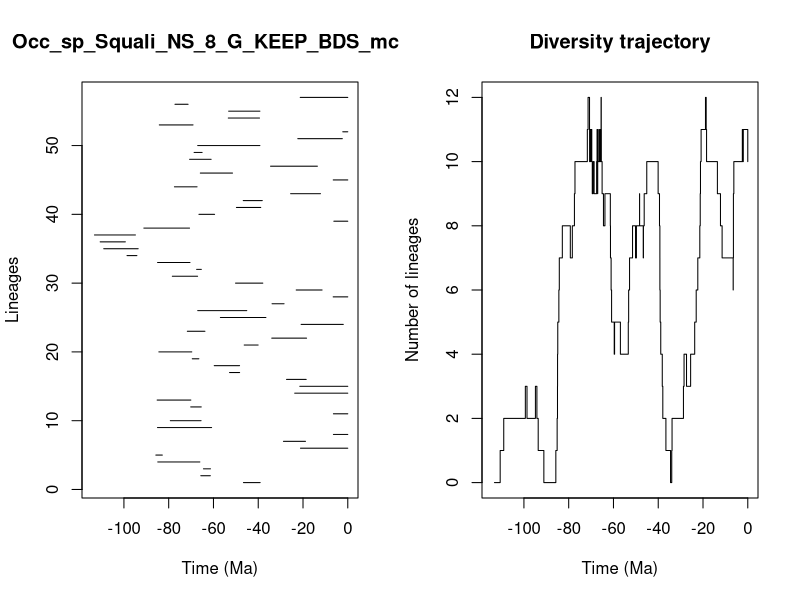

Source code (R):


pdf(file='../Results/Species_NS/5_MA_bins_EP/pyrate_mcmc_logs/Occ_sp_Squali_NS_8_G_KEEP_BDS_mcmc_LTT.pdf',width=0.6*20, height=0.6*10)
title = "Occ_sp_Squali_NS_8_G_KEEP_BDS_mcmc"
ts=c(46.606180396103674, 65.65575101234712,64.46984306417447,84.88015843822828,85.74342720960466,21.130616800560247,28.738077947799955,6.41632399517227,85.00347248421,79.27412214133838,6.417205178249776,70.16589360616588,85.16048428758779,23.713032907966863,21.4282318102384,27.365316476183057,52.81258868978488,59.661135876123126,69.46866305928945,84.39210319956395,46.274141023504406,33.96281542854242,71.67404933563144,20.84990805408309,56.90472087311563,67.03531536496322,33.82591757809044,6.528057004613399,23.040437457134516,50.140957049313165,78.37891592294203,67.52069579651985,84.97351710352514,98.62442901287508,109.01591733955716,110.60622908210755,113.1598586182912,91.09641003151499,6.227620501330951,66.48798462768653,49.74489284550432,46.700528627548266,25.530928052677986,77.43763711061034,6.49965285227275,65.86940901799102,34.503019407858936,70.66048835042011,68.6466318890822,67.04280532547601,22.32499255520347,2.2383147173286013,84.19481479639234,53.38125941788133,53.21605166284348,77.19461297687693,21.242569269087642)
te=c(39.14279792095314, 61.3996777617192,61.3360290555564,66.08496969890551,82.84478861388125,0.0,18.89430817477592,0.0,60.83608777076103,65.54042464723999,0.0,65.4448770583415,70.10451308343023,0.0,0.0,18.581396202734595,48.31726202488753,48.34156701271466,66.52324604287274,69.68560673242922,40.04757576666242,18.412015432263072,63.80853949894011,2.0026263642622637,36.57324374481535,45.12339445728246,28.46565117863519,0.0,11.466483718664916,37.95634453064256,67.09036598321964,65.42057128866118,70.49147431979678,94.20326777785795,93.62177622436795,99.36388619774971,94.8655827177963,70.69488767134668,0.0,59.496497431841355,38.87663288407484,38.197909784502784,12.201625777466544,67.3303349591855,0.0,51.47860339545915,13.572753527453614,61.049604943213545,65.07424884356385,39.26638966282309,2.4348556210530186,0.0,69.12712201790734,39.43863881549656,39.259631413177004,71.33977892836239,0.0)
div_traj=c(0, 1,2,3,2,3,2,1,0,1,2,3,4,5,6,7,8,7,8,9,10,11,12,11,10,11,10,11,10,9,10,9,10,11,10,9,10,11,10,11,10,11,12,11,10,9,8,9,8,7,6,5,4,5,4,5,6,7,8,7,8,9,8,7,8,9,10,9,8,7,6,5,4,3,2,1,0,1,2,3,4,3,4,5,6,7,8,9,10,11,12,11,10,9,8,7,6,7,8,9,10,11,10,11,10)
time_events=c(113.1598586182912, 110.60622908210755,109.01591733955716,99.36388619774971,98.62442901287508,94.8655827177963,94.20326777785795,93.62177622436795,91.09641003151499,85.74342720960466,85.16048428758779,85.00347248421,84.97351710352514,84.88015843822828,84.39210319956395,84.19481479639234,82.84478861388125,79.27412214133838,78.37891592294203,77.43763711061034,77.19461297687693,71.67404933563144,71.33977892836239,70.69488767134668,70.66048835042011,70.49147431979678,70.16589360616588,70.10451308343023,69.68560673242922,69.46866305928945,69.12712201790734,68.6466318890822,67.52069579651985,67.3303349591855,67.09036598321964,67.04280532547601,67.03531536496322,66.52324604287274,66.48798462768653,66.08496969890551,65.86940901799102,65.65575101234712,65.54042464723999,65.4448770583415,65.42057128866118,65.07424884356385,64.46984306417447,63.80853949894011,61.3996777617192,61.3360290555564,61.049604943213545,60.83608777076103,59.661135876123126,59.496497431841355,56.90472087311563,53.38125941788133,53.21605166284348,52.81258868978488,51.47860339545915,50.140957049313165,49.74489284550432,48.34156701271466,48.31726202488753,46.700528627548266,46.606180396103674,46.274141023504406,45.12339445728246,40.04757576666242,39.43863881549656,39.26638966282309,39.259631413177004,39.14279792095314,38.87663288407484,38.197909784502784,37.95634453064256,36.57324374481535,34.503019407858936,33.96281542854242,33.82591757809044,28.738077947799955,28.46565117863519,27.365316476183057,25.530928052677986,23.713032907966863,23.040437457134516,22.32499255520347,21.4282318102384,21.242569269087642,21.130616800560247,20.84990805408309,18.89430817477592,18.581396202734595,18.412015432263072,13.572753527453614,12.201625777466544,11.466483718664916,6.528057004613399,6.49965285227275,6.417205178249776,6.41632399517227,6.227620501330951,2.4348556210530186,2.2383147173286013,2.0026263642622637,0.0)
                par(mfrow=c(1,2))
                L = length(ts)
                plot(ts, 1:L , xlim=c(-max(ts)-1,0), pch=20, type="n", main=title,xlab="Time (Ma)",ylab="Lineages")
                for (i in 1:L){segments(x0=-te[i],y0=i,x1=-ts[i],y1=i)}    
                t = -time_events
                plot(div_traj ~ t,type="s", main = "Diversity trajectory",xlab="Time (Ma)",ylab="Number of lineages",xlim=c(-max(ts)-1,0))
                abline(v=c(65,200,251,367,445),lty=2,col="gray")
                
